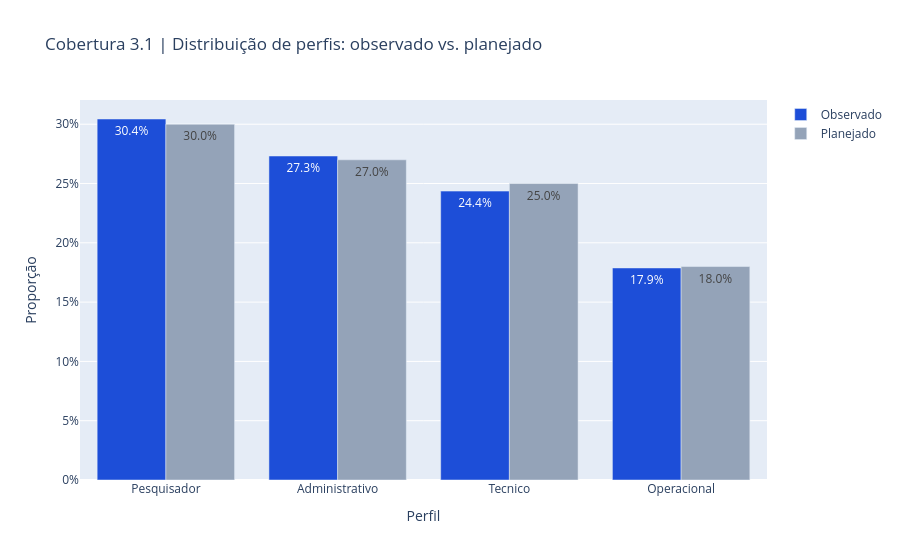

Notebook code cell kept with this figure:
### Markdown cell above
Esperamos que os pesos planejados no E02 se reflitam na base: Pesquisador (~30%), Administrativo (~27%), Técnico (~25%), Operacional (~18%).

**Critério (quantitativo):** desvio máximo de ±2 pp entre observado e planejado. Desvios maiores podem distorcer análises segmentadas por perfil.

### Code cell
pesos_planejados = pd.DataFrame({
    'perfil_usuario': perfis,
    'peso_planejado': pesos_perfil,
})

freq_perfil = (
    df['perfil_usuario'].value_counts(normalize=True)
    .reset_index()
    .rename(columns={'proportion': 'freq_observada'})
)
freq_perfil = freq_perfil.merge(pesos_planejados, on='perfil_usuario')
freq_perfil['desvio_pp'] = ((freq_perfil['freq_observada'] - freq_perfil['peso_planejado']) * 100).round(1)

df_plot = pd.melt(
    freq_perfil,
    id_vars='perfil_usuario',
    value_vars=['freq_observada', 'peso_planejado'],
    var_name='origem',
    value_name='proporcao',
)
df_plot['origem'] = df_plot['origem'].map({'freq_observada': 'Observado', 'peso_planejado': 'Planejado'})

fig = px.bar(
    df_plot,
    x='perfil_usuario',
    y='proporcao',
    color='origem',
    barmode='group',
    title='Cobertura 3.1 | Distribuição de perfis: observado vs. planejado',
    labels={'proporcao': 'Proporção', 'perfil_usuario': 'Perfil', 'origem': ''},
    color_discrete_map={'Observado': '#1d4ed8', 'Planejado': '#94a3b8'},
    text_auto='.1%',
)
fig.update_yaxes(tickformat='.0%')
print('Desvio em pontos percentuais (observado - planejado):')
for _, row in freq_perfil.iterrows():
    print(f"  {row['perfil_usuario']:<15} {row['desvio_pp']:+.1f} pp")
fig

### Figure 1 — Plotly figure (JSON) as saved in the notebook; plotly's stock layout.template omitted (floating-point values rounded to 4 significant figures)
{"data": [{"alignmentgroup": "True", "hovertemplate": "=Observado<br>Perfil=%{x}<br>Proporção=%{y}<extra></extra>", "legendgroup": "Observado", "marker": {"color": "#1d4ed8", "pattern": {"shape": ""}}, "name": "Observado", "offsetgroup": "Observado", "orientation": "v", "showlegend": true, "textposition": "auto", "texttemplate": "%{y:.1%}", "type": "bar", "x": ["Pesquisador", "Administrativo", "Tecnico", "Operacional"], "xaxis": "x", "y": [0.3044, 0.2732, 0.2436, 0.1788], "yaxis": "y"}, {"alignmentgroup": "True", "hovertemplate": "=Planejado<br>Perfil=%{x}<br>Proporção=%{y}<extra></extra>", "legendgroup": "Planejado", "marker": {"color": "#94a3b8", "pattern": {"shape": ""}}, "name": "Planejado", "offsetgroup": "Planejado", "orientation": "v", "showlegend": true, "textposition": "auto", "texttemplate": "%{y:.1%}", "type": "bar", "x": ["Pesquisador", "Administrativo", "Tecnico", "Operacional"], "xaxis": "x", "y": [0.3, 0.27, 0.25, 0.18], "yaxis": "y"}], "layout": {"barmode": "group", "legend": {"title": {"text": ""}, "tracegroupgap": 0}, "title": {"text": "Cobertura 3.1 | Distribuição de perfis: observado vs. planejado"}, "xaxis": {"anchor": "y", "domain": [0.0, 1.0], "title": {"text": "Perfil"}}, "yaxis": {"anchor": "x", "domain": [0.0, 1.0], "tickformat": ".0%", "title": {"text": "Proporção"}}}}
